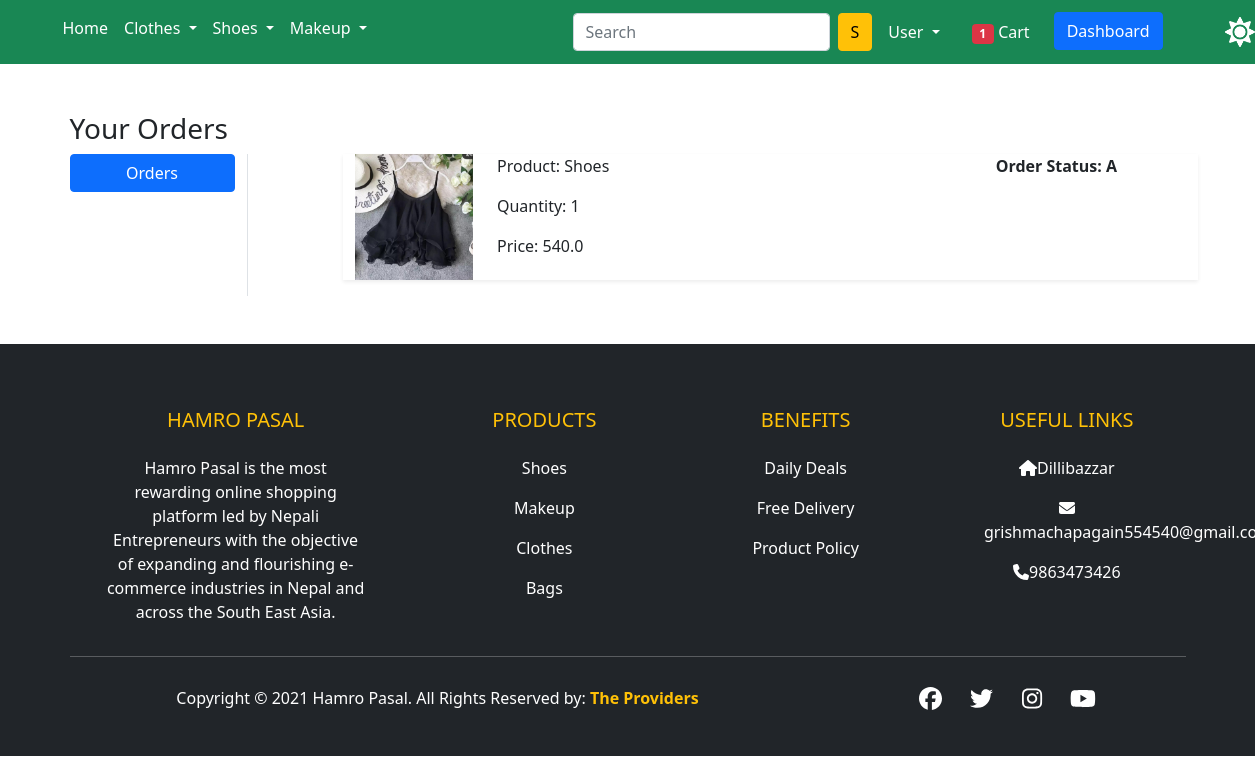
Page /orders/ (signed in) on the committed database.
### products/models.py (models this page shows, shortened)
class OrderPlaced(models.Model):
    user = models.ForeignKey(User, on_delete=models.CASCADE)
    customer = models.ForeignKey(Customer, on_delete=models.CASCADE)
    product = models.ForeignKey(Product, on_delete=models.CASCADE)
    quantity = models.PositiveIntegerField(default=1)
    ordered_date = models.DateTimeField(auto_now_add=True)
    status = models.CharField(
        max_length=50, choices=STATUS_CHOICES, default='Pending')
    @property
    def total_cost(self):
        return self.quantity * self.product.Selling_Price

class Product(models.Model):
    title = models.CharField(max_length=100)
    Price = models.FloatField()
    Selling_Price= models.FloatField()
    Description = models.TextField()
    Manufacturer = models.CharField(max_length=100)
    category = models.CharField(choices=PASAL_CHOICES, max_length=2)
    Image = models.ImageField(upload_to='productimg')

### products/views.py (the view)
# urls.py: path('orders/', views.orders, name='orders'),
@login_required
def orders(request):
    totalitem = 0
    if request.user.is_authenticated:
        totalitem = len(Cart.objects.filter(user=request.user))
    op = OrderPlaced.objects.filter(user=request.user)
    return render(request, 'pr/orders.html', {'order_placed': op, 'totalitem': totalitem})

### products/templates/pr/orders.html (shortened to what this page needs)
{% extends 'pr/base.html' %} {% load static %}
{% block main-content %}
<div class="container my-5">
  <div class="row">
    <h3>Your Orders</h3>
    <div class="col-sm-2 border-end">
      <ul class="list-unstyled">
        <li class="d-grid">
          <a href="{% url 'orders' %}" class="btn btn-primary">Orders</a>
        </li>
      </ul>
    </div>
    <div class="col-sm-9 offset-sm-1">
      {% for op in order_placed %}
      <div class="row shadow-sm mb-3">
        <div class="col-sm-2">
          <img
            src="{{op.product.Image.url}}"
            alt=""
            class="img-fluid"
            height="150"
            width="150"
          />
        </div>
        <div class="col-sm-7">
          <p>Product: {{op.product.title}}</p>
          <p>Quantity: {{op.quantity}}</p>
          <p>Price: {{op.total_cost}}</p>
        </div>
        <div class="col-sm-3 fw-bold">
          <p>Order Status: {{op.status}}</p>
        </div>
      </div>
      {% endfor %}
    </div>
  </div>
</div>
{% endblock main-content %}

### products/templates/pr/base.html (shortened to what this page needs)
<!doctype html>
{% load static %}
<html lang="en">
<head>
    <link href="https://cdn.jsdelivr.net/npm/bootstrap@5.0.0-beta1/dist/css/bootstrap.min.css" rel="stylesheet"
>
  <link rel="stylesheet" href="{% static 'all/css/owl.carousel.min.css' %}">
  <link rel="stylesheet" href="{% static 'all/css/all.min.css' %}">
  <link rel="stylesheet" href="{% static 'all/css/style.css' %}">
</head>
<body>
<nav class="navbar navbar-expand-lg navbar-dark bg-success sticky-top">
    <div class="container">
        <div class="collapse navbar-collapse" id="navContent">
            <ul class="navbar-nav me-auto mb-2 mb-lg-2">
                <li class="nav-item">
                    <a class="nav-link active" aria-current="page" href="/">Home</a>
                </li>
            <li class="nav-item dropdown">
                    <a class="nav-link dropdown-toggle text-white" href="#" id="fashionDropdown" role="button"
                       data-bs-toggle="dropdown" aria-expanded="false">
                        Clothes
                    </a>
                </li>
                 <li class="nav-item dropdown">
                    <a class="nav-link dropdown-toggle text-white" href="#" id="ShoeDropdown" role="button"
                       data-bs-toggle="dropdown" aria-expanded="false">
                        Shoes
                    </a>
                </li>
                <li class="nav-item dropdown">
                    <a class="nav-link dropdown-toggle text-white" href="#" id="BeautyDropdown" role="button"
                       data-bs-toggle="dropdown" aria-expanded="false">
                        Makeup
                    </a>
                </li>
            </ul>
            <form class="d-flex" action="{% url 'search' %}" method="get" >
           <input class="form-control me-2" type="search" placeholder="Search" aria-label="Search"  name="keyword" required>
           <button class="btn btn-warning" type="submit">S</button>
         </form>
             <div>
          <ul class="navbar-nav me-auto mb-2 mb-lg-0">
          {% if request.user.is_authenticated %}
           <li class="nav-item dropdown mx-2">
              <a class="nav-link dropdown-toggle text-white " href="#" id="profileDropdown" role="button" data-bs-toggle="dropdown" aria-expanded="false">
              {{request.user.username|capfirst}}
              </a>
            </li>
                    <li class="nav-item mx-2">
                        <a href="{% url 'showcart' %}" class="nav-link text-white"><span class="badge bg-danger">{{totalitem}}</span>
                            Cart </a>
                    </li>
            {% endif %}
            {% if request.user.is_staff %}
            <li class="nav-item mx-2">
             <a href="{% url 'dashboard' %}" class="btn btn-primary">Dashboard </a>
            </li>
            {% endif %}
          </ul>
         </div>
       </div>
     </div>
     <img src="{% static 'all/images/sun.png' %}" id="icon" onclick="myFunction()">
    </nav>
    {% block main-content %} {% endblock main-content %}
<footer class="bg-dark text-white pt-5 pb-4">
    <div class="container text-center text-md-left">
        <div class="row text-center text-md-left">
            <div class="col-md-3 col-lg-3 col-xl-3 mx-auto mt-3">
                <h5 class="text-uppercase mb-4 font-weight-bold text-warning"> Hamro Pasal </h5>
                <p> Hamro Pasal is the most rewarding online shopping platform led by Nepali Entrepreneurs with the objective of expanding and flourishing e-commerce industries in Nepal and across the South East Asia. </p>
            </div>
            <div class="col-md-2 col-lg-2 col-xl-2 mx-auto mt-3">
                <h5 class="text-uppercase mb-4 font-weight-bold text-warning"> Products </h5>
            <p>
                <a href="#" class="text-white" style="text-decoration: none;"> Shoes </a>
            </p>
            <p>
                <a href="#" class="text-white" style="text-decoration: none;"> Makeup </a>
            </p>
            <p>
                <a href="#" class="text-white" style="text-decoration: none;"> Clothes </a>
            </p>
            <p>
                <a href="#" class="text-white" style="text-decoration: none;"> Bags </a>
            </p>
            </div>
            <div class="col-md-3 col-lg-2 col-xl-2 mx-auto mt-3">
                <h5 class="text-uppercase mb-4 font-weight-bold text-warning">Benefits </h5>
            <p>
                <a href="#" class="text-white" style="text-decoration: none;"> Daily Deals </a>
            </p>
            <p>
                <a href="#" class="text-white" style="text-decoration: none;"> Free Delivery </a>
            </p>
            <p>
                <a href="#" class="text-white" style="text-decoration: none;"> Product Policy </a>
            </p>
            </div>
            <div class="col-md-3 col-lg-2 col-xl-2 mx-auto mt-3">
                <h5 class="text-uppercase mb-4 font-weight-bold text-warning">Useful Links </h5>
            <p>
                <i class="fas fa-home mr-3"></i>Dillibazzar
            </p>
            <p>
                <i class="fas fa-envelope mr-3"></i>grishmachapagain554540@gmail.com
            </p>
            <p>
                <i class="fas fa-phone mr-3"></i>9863473426
            </p>
            </div>
        </div>
        <hr class="mb-4">
        <div class="row align-items-center">
            <div class="col-md-7 col-lg-8">
                <p> Copyright © 2021 Hamro Pasal. All Rights Reserved by:
                    <a href="#" style="text-decoration: none;">
                        <strong class="text-warning"> The Providers</strong>
                        </a></p>
            </div>
            <div class="col-md-5 col-lg-4">
                <div class="text-center text-md-right">
                    <ul class="list-unstyled list-inline">
                        <li class="list-inline-item">
                            <a href="https://www.facebook.com/" class="btn-floating btn-sm text-white" style="font-size: 23px;"><i class="fab fa-facebook"></i></a>
                        </li>
                        <li class="list-inline-item">
                            <a href="https://twitter.com/" class="btn-floating btn-sm text-white" style="font-size: 23px;"><i class="fab fa-twitter"></i></a>
                        </li>
                        <li class="list-inline-item">
                            <a href="https://www.instagram.com" class="btn-floating btn-sm text-white" style="font-size: 23px;"><i class="fab fa-instagram"></i></a>
                        </li>
                        <li class="list-inline-item">
                            <a href="https://www.youtube.com" class="btn-floating btn-sm text-white" style="font-size: 23px;"><i class="fab fa-youtube"></i></a>
                        </li>
            </div>
        </div>
    </div>
</body>
</html>

### products/static/all/css/style.css (style rules this page uses)
#icon { width: 30px; cursor: pointer; }

### rows in the picture
OrderPlaced: product.Image (picture), product "Shoes", quantity "1", total_cost "540.0", status "A"

### other values in the picture
{{ request.user.username|capfirst }} "User"
{{ totalitem }} "1"
